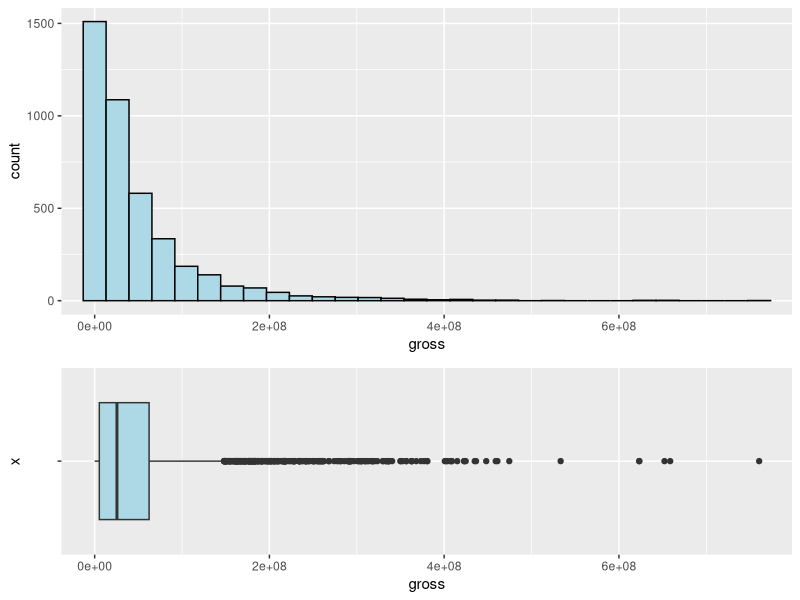

This chart was generated by the following R code:
library(tidyverse)
library(cowplot)

imdb_5000 <- read_csv("data/imdb_5000.csv")
str(imdb_5000)


# Gross sales histogram ---------------------------------------------------
plot1 <- imdb_5000 %>% ggplot(aes(x = gross)) +
  geom_histogram(colour = 'black', fill = 'lightblue') +
  coord_cartesian(xlim = range(imdb_5000$gross, na.rm = TRUE))

# Gross sales boxplot, mean and sd ----------------------------------------
plot2 <- imdb_5000 %>% ggplot(aes(x = '',y = gross)) +
  geom_boxplot(fill = 'lightblue') +
  stat_summary(geom = 'pointrange', fun.data = mean_sdl, fun.args = list(mult = 1), 
               shape = 100, size = 1, colour = 'green') +
  coord_flip(ylim = range(imdb_5000$gross, na.rm = TRUE))


# Plot Grid ---------------------------------------------------------------

plot_grid(plot1,plot2,ncol = 1,align = 'v',rel_heights = c(0.6,0.4))
